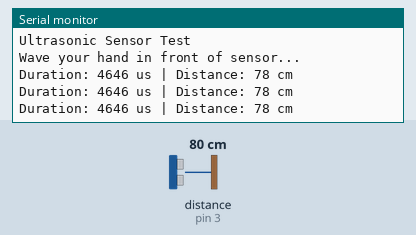
This sketch was run on a simulated Arduino Uno, built with avr-gcc and run on an emulated ATmega328P. Parts: the last lines printed to the serial monitor. Wiring (inferred from the names in the program): ultrasonic range finder: trigger pin 2; echo pin 3. The test bench sets the inputs (shaded band); at power-on: distance to the obstacle (sensor on pin 3) 80 cm. The echo pulse lasts 58.3 µs per cm.

Above: at 3.2 s.
3.3 s: distance to the obstacle (sensor on pin 3) set to 2 cm
At 3.9 s:
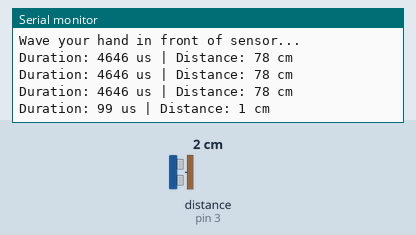
4.8 s: distance to the obstacle (sensor on pin 3) set to 4 cm
At 5.4 s:
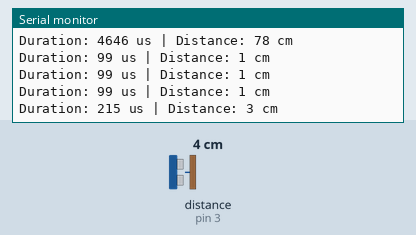
Timing chart, 0 to 7.8 s (numbered marks = the images above; inputs shaded):
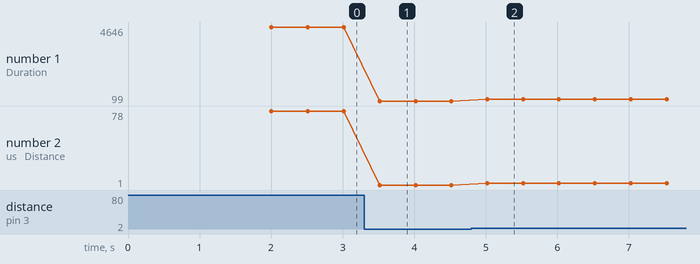

The sketch:

ultrasonic_test.ino
```cpp
/*
 * Ultrasonic Sensor Test
 * Use this to verify your HC-SR04 is working
 *
 * Wiring:
 * VCC -> 5V
 * GND -> GND
 * TRIG -> Pin 2
 * ECHO -> Pin 3
 */

#define TRIG_PIN 2
#define ECHO_PIN 3

void setup() {
  Serial.begin(9600);
  pinMode(TRIG_PIN, OUTPUT);
  pinMode(ECHO_PIN, INPUT);

  Serial.println("Ultrasonic Sensor Test");
  Serial.println("Wave your hand in front of sensor...");
  delay(2000);
}

void loop() {
  // Clear trigger
  digitalWrite(TRIG_PIN, LOW);
  delayMicroseconds(2);

  // Send 10us pulse
  digitalWrite(TRIG_PIN, HIGH);
  delayMicroseconds(10);
  digitalWrite(TRIG_PIN, LOW);

  // Read echo with timeout
  long duration = pulseIn(ECHO_PIN, HIGH, 30000);

  // Calculate distance
  long distance = duration * 0.034 / 2;

  // Print results
  Serial.print("Duration: ");
  Serial.print(duration);
  Serial.print(" us | Distance: ");

  if (duration == 0) {
    Serial.println("NO ECHO - Check wiring!");
  } else {
    Serial.print(distance);
    Serial.println(" cm");
  }

  delay(500);
}
```

Measured:
- after the input at 3.3 s, the serial monitor: prints a new line after 0.22 s (image 1)
- after the input at 4.8 s, the serial monitor: prints a new line after 0.22 s (image 2)
- plotted number 1: 4646 → 99 after the input at 3.3 s, 99 → 216 after the input at 4.8 s
- plotted number 2: 78 → 1 after the input at 3.3 s, 1 → 3 after the input at 4.8 s
